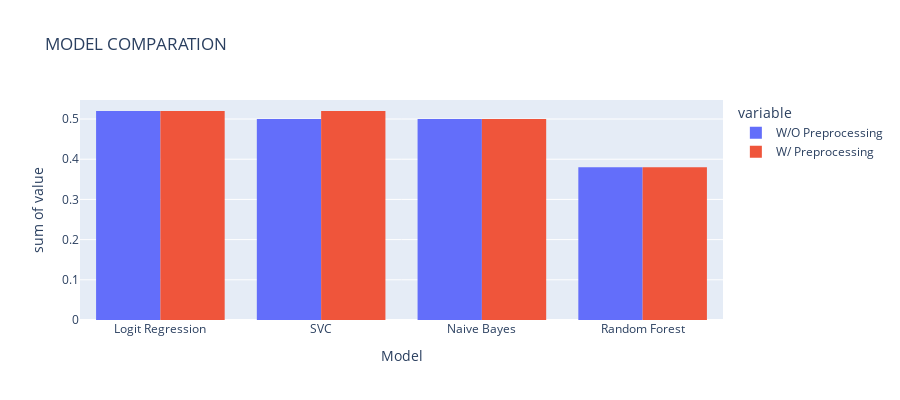

The notebook cell this image was saved under:
### Code cell
fig = px.histogram(concl, x="Model", y=["W/O Preprocessing", 'W/ Preprocessing'], barmode='group', height=400, title='MODEL COMPARATION')
fig.show()

### Figure 1 — Plotly figure (JSON) as saved in the notebook; plotly's stock layout.template omitted (floating-point values rounded to 4 significant figures)
{"data": [{"alignmentgroup": "True", "bingroup": "x", "histfunc": "sum", "hovertemplate": "variable=W/O Preprocessing<br>Model=%{x}<br>sum of value=%{y}<extra></extra>", "legendgroup": "W/O Preprocessing", "marker": {"color": "#636efa", "pattern": {"shape": ""}}, "name": "W/O Preprocessing", "offsetgroup": "W/O Preprocessing", "orientation": "v", "showlegend": true, "type": "histogram", "x": ["Logit Regression", "SVC", "Naive Bayes", "Random Forest"], "xaxis": "x", "y": [0.52, 0.5, 0.5, 0.38], "yaxis": "y"}, {"alignmentgroup": "True", "bingroup": "x", "histfunc": "sum", "hovertemplate": "variable=W/ Preprocessing<br>Model=%{x}<br>sum of value=%{y}<extra></extra>", "legendgroup": "W/ Preprocessing", "marker": {"color": "#EF553B", "pattern": {"shape": ""}}, "name": "W/ Preprocessing", "offsetgroup": "W/ Preprocessing", "orientation": "v", "showlegend": true, "type": "histogram", "x": ["Logit Regression", "SVC", "Naive Bayes", "Random Forest"], "xaxis": "x", "y": [0.52, 0.52, 0.5, 0.38], "yaxis": "y"}], "layout": {"barmode": "group", "height": 400, "legend": {"title": {"text": "variable"}, "tracegroupgap": 0}, "title": {"text": "MODEL COMPARATION"}, "xaxis": {"anchor": "y", "domain": [0, 1], "title": {"text": "Model"}}, "yaxis": {"anchor": "x", "domain": [0, 1], "title": {"text": "sum of value"}}}}
